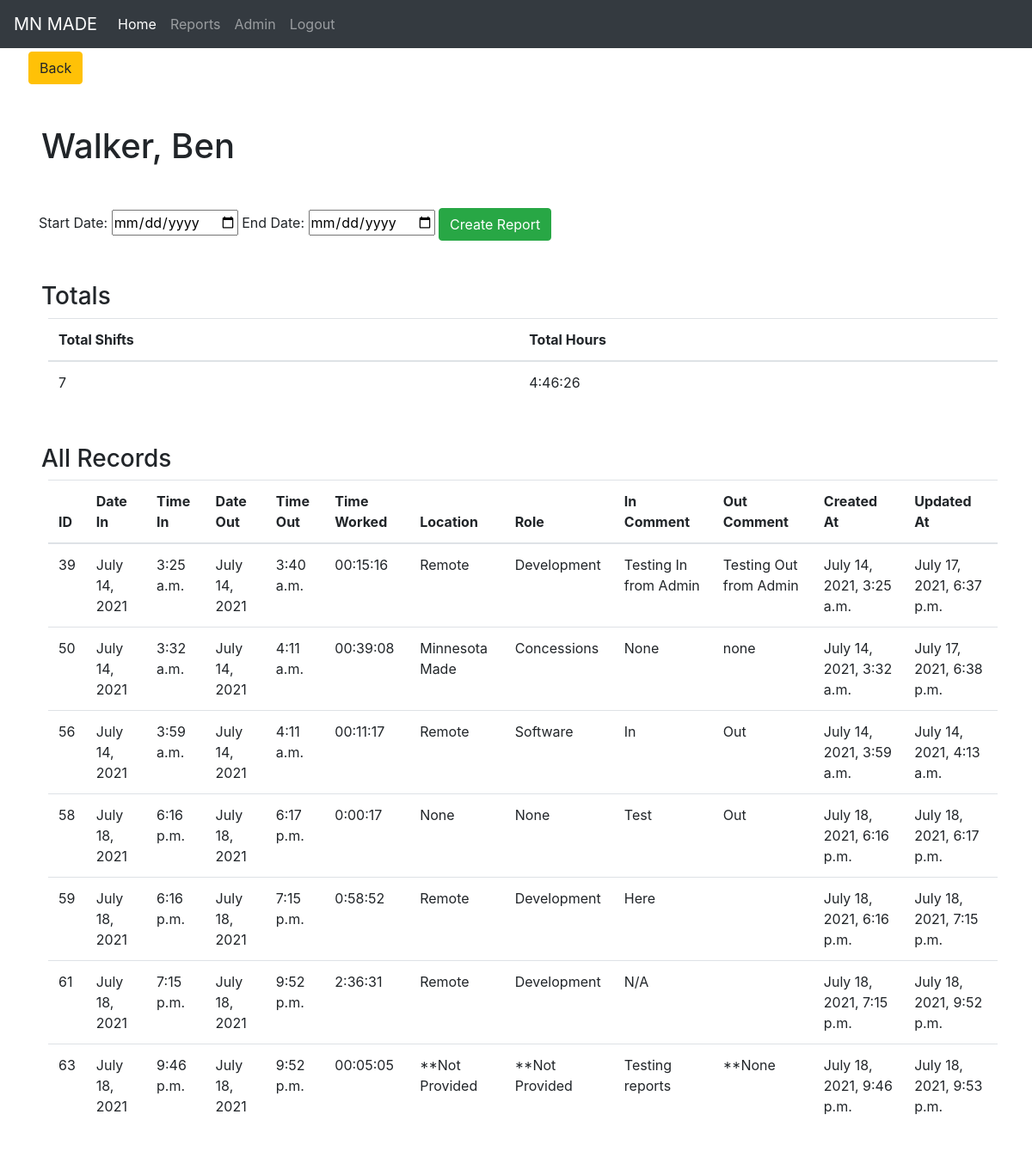
Page /reports/22 (signed in) on the earlier database version.
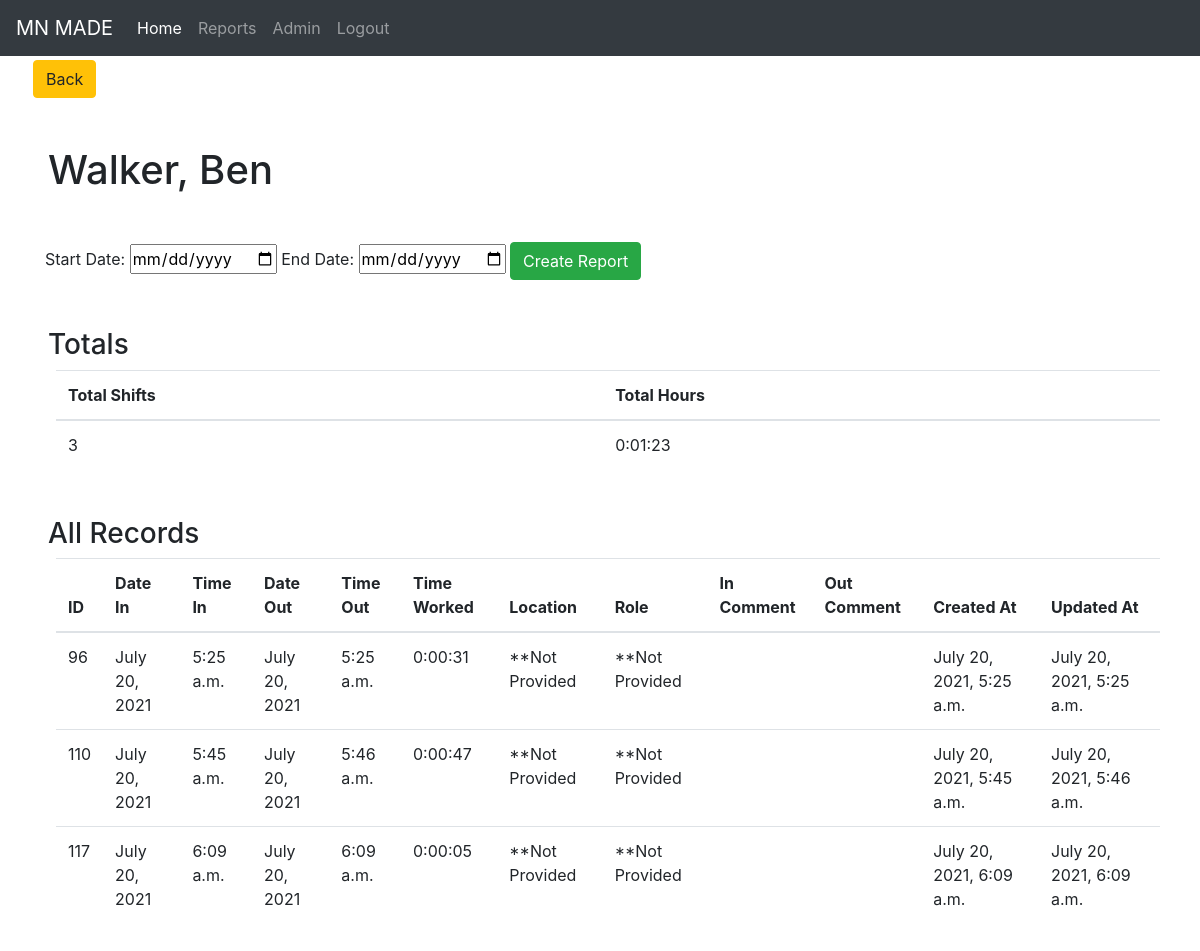
Same page on the later database version.
### frontend/models.py (models this page shows)
class ClockSystem(models.Model):
    employee=models.ForeignKey(Employee, related_name="clockSystem", on_delete=models.CASCADE)
    location=models.CharField(max_length=60, null=True, default="None")
    role=models.CharField(max_length=80, null=True, default="None")
    time_worked=models.CharField(max_length=255, null=True)
    in_comment=models.TextField(null=True, default="None")
    out_comment=models.TextField(null=True, default="None")
    date_in=models.DateField(null=True)
    date_out=models.DateField(null=True)
    clocked_in_at=models.TimeField()
    clocked_out_at=models.TimeField(null=True)
    objects=ClockSystemManager()
    created_at=models.DateTimeField(auto_now_add=True)
    updated_at=models.DateTimeField(auto_now=True)
    class Meta:
        ordering = (
            'employee',
            'date_in',
            'date_out',
            'clocked_in_at',
            'clocked_out_at',
            'location',
            'role',
            'time_worked',
            'in_comment',
            'out_comment',
        )

### reports/views.py (the view)
def employee_report(request, employee_id):
    if 'user_id' not in request.session:
        return redirect('/')
    context = {
        'e': Employee.objects.get(id=employee_id),
        'all_clockins': ClockSystem.objects.filter(employee=employee_id),
        'total_time_worked': "",
        'days_worked': ""
    }
    now = datetime.datetime.now()
    datetimeFormat = '%H:%M:%S'
    timeList = []
    for data in context['all_clockins']:
        if not data.date_out:
            time_out = now.strftime("%H:%M:%S")
            dt_1 = str(data.date_in) + ' ' + str(data.clocked_in_at)
            dt_2 = str(now.strftime("%Y-%m-%d")) + ' ' + str(now.strftime("%H:%M:%S"))
            datetimeFormat = '%Y-%m-%d %H:%M:%S'
            diff = datetime.datetime.strptime(dt_2, datetimeFormat) - datetime.datetime.strptime(dt_1, datetimeFormat)
            timeList.append(str(diff))
        else:
            timeList.append(data.time_worked)
    totalSecs = 0
    for tm in timeList:
        timeParts = [int(s) for s in tm.split(':')]
        totalSecs += (timeParts[0] * 60 + timeParts[1]) * 60 + timeParts[2]
    totalSecs, sec = divmod(totalSecs, 60)
    hr, min = divmod(totalSecs, 60)
    total_time_worked = "%d:%02d:%02d" % (hr, min, sec)
    context['total_time_worked'] = total_time_worked
    days_worked = str(len(context['all_clockins']))
    context['days_worked'] = days_worked
    return render(request, 'employee-report.html', context)

### reports/templates/employee-report.html (shortened to what this page needs)
<!DOCTYPE html>
<html lang="en">
    <head>
        {% load static %}
        <link rel="stylesheet" href="https://maxcdn.bootstrapcdn.com/bootstrap/4.0.0/css/bootstrap.min.css">
        <Link rel="stylesheet" href="{% static 'css/style.css' %}" />
    </head>
    <body>
        <div class="reports">
            <nav class="navbar navbar-expand-lg navbar-dark bg-dark">
                <a class="navbar-brand" href="#">MN MADE</a>
                <div class="collapse navbar-collapse" id="navbarNavAltMarkup">
                    <div class="navbar-nav">
                        <a class="nav-item nav-link active" href="/dashboard">Home <span class="sr-only">(current)</span></a>
                        <a class="nav-item nav-link" href="/reports">Reports</a>
                        <a class="nav-item nav-link" href="/admin">Admin</a>
                        <a class="nav-item nav-link" href="/logout">Logout</a>
                    </div>
                </div>
            </nav>
            <div class="row">
                <a href="/reports" class="btn btn-warning ml-5 mt-1">Back</a>
            </div>
            <h1 class="m-5">{{ e.last_name }}, {{ e.first_name }}</h1>
            <div class="container mt-5">
                <div class="report-filter">
                    <form class="form" action="/reports/{{ e.id }}/process-report" method="POST">
                        <label for="start_date">Start Date: </label>
                        <input type="date" name="start_date" value="start_date" />
                        <label for="end_date">End Date: </label>
                        <input type="date" name="end_date" value="end_date" />
                        <button class="btn btn-success" type="submit">Create Report</button>
                    </form>
                </div>
            </div>
            <section class="totals m-5">
                <h3>Totals</h3>
                <table class="table m-2">
                    <thead>
                        <th>Total Shifts</th>
                        <th>Total Hours</th>
                    </thead>
                    <tbody>
                        <td>{{ days_worked }}</td>
                        <td>{{ total_time_worked }}</td>
                </table>
            </section>
            <section class="data-sec m-5">
                <h3>All Records</h3>
                <table class="table m-2">
                    <thead>
                        <th>ID</th>
                        <th>Date In</th>
                        <th>Time In</th>
                        <th>Date Out</th>
                        <th>Time Out</th>
                        <th>Time Worked</th>
                        <th>Location</th>
                        <th>Role</th>
                        <th>In Comment</th>
                        <th>Out Comment</th>
                        <th>Created At</th>
                        <th>Updated At</th>
                    </thead>
                    <tbody>
                        {% for res in all_clockins %}
                            <tr>
                                <td>{{ res.id }}</td>
                                <td>{{ res.date_in }}</td>
                                <td>{{ res.clocked_in_at }}
                                <td>{{ res.date_out }}</td>
                                <td>{{ res.clocked_out_at }}</td>
                                <td>{{ res.time_worked }}</td>
                                <td>{{ res.location }}</td>
                                <td>{{ res.role }}</td>
                                <td>{{ res.in_comment }}</td>
                                <td>{{ res.out_comment }}</td>
                                <td>{{ res.created_at }}</td>
                                <td>{{ res.updated_at }}</td>
                            </tr>
                        {% endfor %}
                    </tbody>
                </table>
            </section>
        </div>
    </body>
</html>

Differences in the rows shown:
removed ClockSystem: id "39", date_in "July 14, 2021", clocked_in_at "3:25 a.m.", date_out "July 14, 2021", clocked_out_at "3:40 a.m.", time_worked "00:15:16", location "Remote", role "Development", in_comment "Testing In from Admin", out_comment "Testing Out from Admin", created_at "July 14, 2021, 3:25 a.m.", updated_at "July 17, 2021, 6:37 p.m."
removed ClockSystem: id "50", date_in "July 14, 2021", clocked_in_at "3:32 a.m.", date_out "July 14, 2021", clocked_out_at "4:11 a.m.", time_worked "00:39:08", location "Minnesota Made", role "Concessions", in_comment "None", out_comment "none", created_at "July 14, 2021, 3:32 a.m.", updated_at "July 17, 2021, 6:38 p.m."
removed ClockSystem: id "56", date_in "July 14, 2021", clocked_in_at "3:59 a.m.", date_out "July 14, 2021", clocked_out_at "4:11 a.m.", time_worked "00:11:17", location "Remote", role "Software", in_comment "In", out_comment "Out", created_at "July 14, 2021, 3:59 a.m.", updated_at "July 14, 2021, 4:13 a.m."
removed ClockSystem: id "58", date_in "July 18, 2021", clocked_in_at "6:16 p.m.", date_out "July 18, 2021", clocked_out_at "6:17 p.m.", time_worked "0:00:17", location "None", role "None", in_comment "Test", out_comment "Out", created_at "July 18, 2021, 6:16 p.m.", updated_at "July 18, 2021, 6:17 p.m."
removed ClockSystem: id "59", date_in "July 18, 2021", clocked_in_at "6:16 p.m.", date_out "July 18, 2021", clocked_out_at "7:15 p.m.", time_worked "0:58:52", location "Remote", role "Development", in_comment "Here", created_at "July 18, 2021, 6:16 p.m.", updated_at "July 18, 2021, 7:15 p.m."
removed ClockSystem: id "61", date_in "July 18, 2021", clocked_in_at "7:15 p.m.", date_out "July 18, 2021", clocked_out_at "9:52 p.m.", time_worked "2:36:31", location "Remote", role "Development", in_comment "N/A", created_at "July 18, 2021, 7:15 p.m.", updated_at "July 18, 2021, 9:52 p.m."
removed ClockSystem: id "63", date_in "July 18, 2021", clocked_in_at "9:46 p.m.", date_out "July 18, 2021", clocked_out_at "9:52 p.m.", time_worked "00:05:05", location "**Not Provided", role "**Not Provided", in_comment "Testing reports", out_comment "**None", created_at "July 18, 2021, 9:46 p.m.", updated_at "July 18, 2021, 9:53 p.m."
added ClockSystem: id "96", date_in "July 20, 2021", clocked_in_at "5:25 a.m.", date_out "July 20, 2021", clocked_out_at "5:25 a.m.", time_worked "0:00:31", location "**Not Provided", role "**Not Provided", created_at "July 20, 2021, 5:25 a.m.", updated_at "July 20, 2021, 5:25 a.m."
added ClockSystem: id "110", date_in "July 20, 2021", clocked_in_at "5:45 a.m.", date_out "July 20, 2021", clocked_out_at "5:46 a.m.", time_worked "0:00:47", location "**Not Provided", role "**Not Provided", created_at "July 20, 2021, 5:45 a.m.", updated_at "July 20, 2021, 5:46 a.m."
added ClockSystem: id "117", date_in "July 20, 2021", clocked_in_at "6:09 a.m.", date_out "July 20, 2021", clocked_out_at "6:09 a.m.", time_worked "0:00:05", location "**Not Provided", role "**Not Provided", created_at "July 20, 2021, 6:09 a.m.", updated_at "July 20, 2021, 6:09 a.m."
Other differences:
{{ days_worked }}: "7" → "3"
{{ total_time_worked }}: "4:46:26" → "0:01:23"
